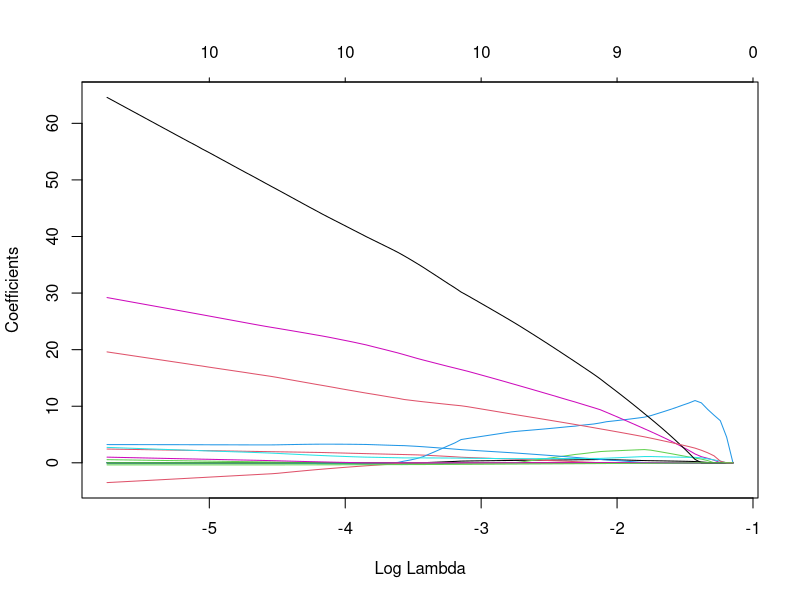
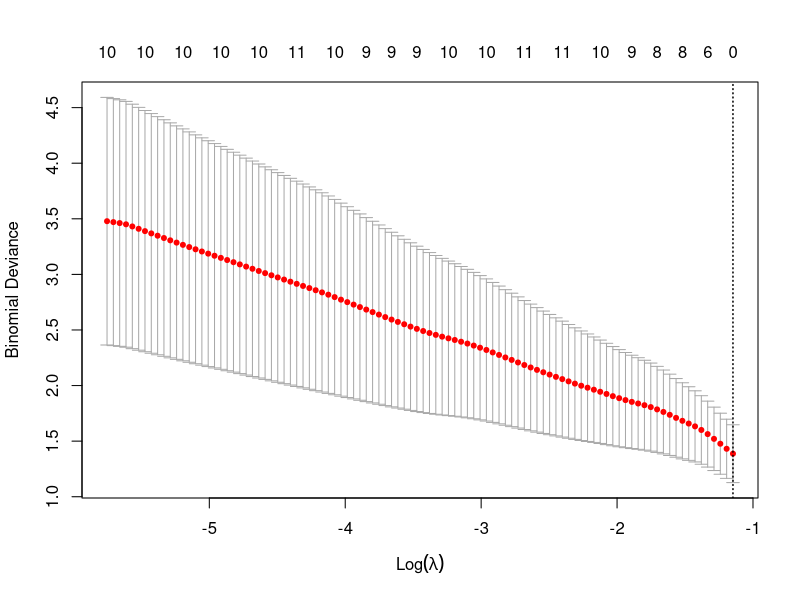

These figures' R source, in order: (Note: this script raises an error after producing the figures.)
##---------------------------------------------------------------
## Data Science 350
## Week 7 homework 
## Aleksey Kramer
##---------------------------------------------------------------

library(pls)
library(glmnet)

# Retrieve Breast Cancer Expression Data From the following Study:
#http://www.ncbi.nlm.nih.gov/pubmed/21532620

# setwd('/Users/voitel/TRAINING/UW_Data_Science/UW_Data_Science_350/Week7/homework')
setwd('C:\\Users\\db345c\\Desktop\\UW_TRAIN\\Week7\\homework')

# Read the study data in memory
micro_data=read.table("MicroArray.txt", header=TRUE)

# Explora micro_data
dim(micro_data)

# Normalize each column
micro_data = scale(micro_data)

# Breast Cancer Samples:
cancer_samples = c(0,0,0,0,0,1,0,0,0,1,0,1,0,0,1,0,0,0,1)

# Think of this as ~ 10,000 possible variables (genes) to predict 19 outcomes.

# Convert to data.frame
micro_frame = data.frame(t(micro_data))
micro_frame$outcomes = cancer_samples

##-----Lasso Regression-----
# user glmnet, where family = 'binomial'

# Create predictor and xfactors
predictor <- cancer_samples
xfactors <- model.matrix(outcomes ~ . , data = micro_frame)[,-1]

outcomes_lasso = glmnet(xfactors, predictor, alpha=1, family='binomial')

plot(outcomes_lasso, xvar="lambda")

outcomes_lasso 

coef(outcomes_lasso)[,20][coef(outcomes_lasso)[,20]>1e-10]

# Now use cv.glmnet to test different lasso cutoffs
outcomes_lasso_cv = cv.glmnet(xfactors, predictor, alpha=1, family='binomial')
plot(outcomes_lasso_cv) # There is a minimum in MSE!


# find the minumum lambda.min
best_lambda = outcomes_lasso_cv$lambda.min

# Find the coefficients that are greater than zero
# Takes some time to compute
repeat{
    outcomes_lasso_cv = cv.glmnet(xfactors, predictor, alpha=1, family='binomial')
    best_lambda = outcomes_lasso_cv$lambda.min
    best_coef = coef(outcomes_lasso)[,outcomes_lasso$lambda == best_lambda]
    if(length(which(best_coef > 0) > 0)){
        print(which(best_coef > 0))
        break
    }
}

best_coef = best_coef[best_coef > 1e-10]

# extract names
m_names <- paste(names(best_coef)[2:length(best_coef)], collapse = " + ")

# Plug this into the glm(...,family='binomial') to get the logistic outcome
evac_logit = glm(outcomes ~ m_names, data = micro_frame, family = binomial)

# Compare with the real outcome, cancer_samples above
